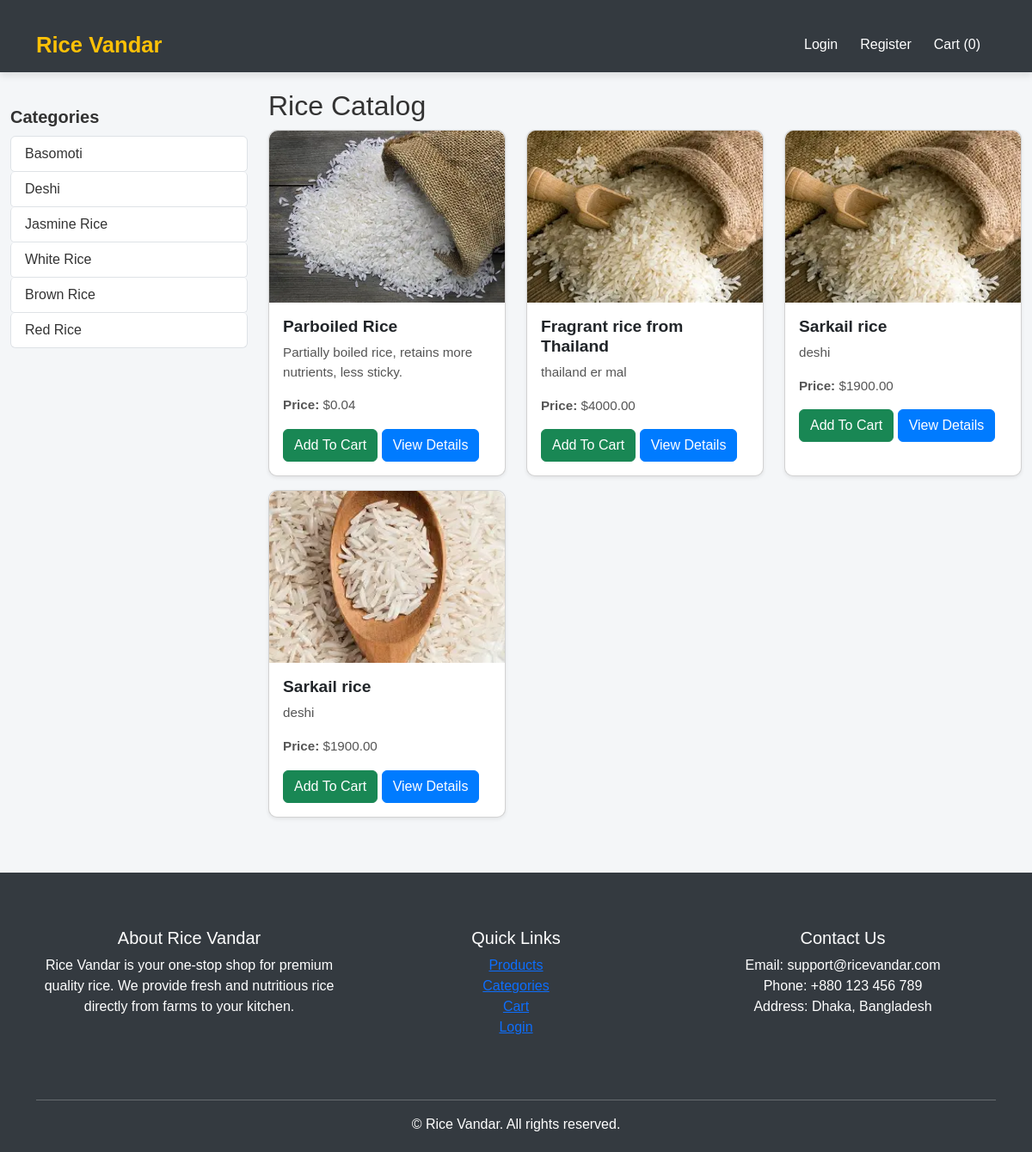
The page / on the database its author committed.
### catalogue/models.py (models this page shows, shortened)
class RiceCategory(models.Model):
    name = models.CharField(max_length=100, unique=True)
    description = models.TextField(blank=True, null=True)
    class Meta:
        verbose_name_plural = "Rice Categories"

class Product(models.Model):
    name = models.CharField(max_length=200)
    category = models.ForeignKey(RiceCategory, on_delete=models.CASCADE, related_name="products", null=True, blank=True)
    description = models.TextField(blank=True)
    price = models.DecimalField(max_digits=10, decimal_places=2)
    stock = models.PositiveIntegerField(default=0)
    image = models.ImageField(upload_to='products/', blank=True, null=True)
    created_at = models.DateTimeField(auto_now_add=True)
    updated_at = models.DateTimeField(auto_now=True)

### catalogue/views.py (the view)
# urls.py: path('', views.product_list, name='product_list'),
def product_list(request):
    products = Product.objects.all().order_by('-created_at')
    categories = RiceCategory.objects.all()
    return render(request, 'catalogue/product_list.html', {'products': products, 'categories': categories})

### cart/context_processors.py (called while the page is built)
def cart_item_count(request):
    if request.user.is_authenticated:
        try:
            cart = Cart.objects.get(user=request.user)
            count = cart.items.count()
        except Cart.DoesNotExist:
            count = 0
    else:
        count = 0  # guest user জন্য 0 দেখানো হবে
    return {'cart_count': count}

### templates/catalogue/product_list.html (shortened to what this page needs)
{% extends "base.html" %}
{% block content %}
<h2>Rice Catalog</h2>
<div class="row">
    {% for product in products %}
    <div class="col-md-4 mb-3">
        <div class="card h-100 shadow-sm">
            {% if product.image %}
            <img src="{{ product.image.url }}" class="card-img-top" alt="{{ product.name }}">
            {% endif %}
            <div class="card-body">
                <h5 class="card-title">{{ product.name }}</h5>
                <p class="card-text">{{ product.description|truncatechars:100 }}</p>
                <p class="card-text"><strong>Price:</strong> ${{ product.price }}</p>
             <a href="{% url 'cart:add_to_cart' product.id %}" class="btn btn-success">Add To Cart</a>
                <a href="{% url 'catalogue:product_detail' product.pk %}" class="btn btn-primary">View Details</a>
            </div>
        </div>
    </div>
    {% empty %}
    <p>No products available.</p>
    {% endfor %}
</div>
{% endblock %}

### templates/base.html (shortened to what this page needs)
{% load static %}
<!DOCTYPE html>
<html lang="en">
<head>
<link rel="stylesheet" href="{% static 'css/styles.css' %}?v={{ time }}">
<link href="https://cdn.jsdelivr.net/npm/bootstrap@5.3.0/dist/css/bootstrap.min.css" rel="stylesheet">
</head>
<body>
<nav class="navbar navbar-expand-lg navbar-dark">
  <div class="container">
    <a class="navbar-brand" href="{% url 'catalogue:product_list' %}">Rice Vandar</a>
    <div>
      <ul class="navbar-nav">
        {% if user.is_authenticated %}
        <li class="nav-item"><a class="nav-link" href="{% url 'accounts:profile' %}">Hi, {{ user.username }}</a></li>
        <li class="nav-item"><a class="nav-link" href="{% url 'accounts:logout' %}">Logout</a></li>
        {% else %}
        <li class="nav-item"><a class="nav-link" href="{% url 'accounts:login' %}">Login</a></li>
        <li class="nav-item"><a class="nav-link" href="{% url 'accounts:register' %}">Register</a></li>
        {% endif %}
        <li class="nav-item">
            <a class="nav-link" href="{% url 'cart:cart_detail' %}">
                Cart ({{ cart_item_count|default:"0" }})
            </a>
        </li>
      </ul>
    </div>
  </div>
</nav>
<div class="container-fluid main-container">
  <div class="row">
    <div class="col-lg-3 sidebar">
        <h5>Categories</h5>
        <ul class="list-group">
            {% for cat in categories %}
            <li class="list-group-item">
                <a href="{% url 'catalogue:category_products' cat.id %}">{{ cat.name }}</a>
            </li>
            {% empty %}
            <li class="list-group-item">No categories available</li>
            {% endfor %}
        </ul>
    </div>
    <div class="col-lg-9">
        {% block content %}{% endblock %}
    </div>
  </div>
</div>
<div>
  {% include 'catalogue/footer.html' %}
</div>
</body>
</html>

### static/css/styles.css (style rules this page uses)
body { font-family: 'Segoe UI', Tahoma, Geneva, Verdana, sans-serif; background-color: #f8f9fa; margin: 0; padding: 0; }
.navbar { padding: 0.8rem 1rem; }
.navbar-brand { font-weight: bold; font-size: 1.5rem; }
.nav-link { margin-right: 1rem; transition: color 0.3s ease; }
.list-group-item a { text-decoration: none; color: #212529; display: block; transition: background-color 0.3s ease; }
.card { border: none; border-radius: 10px; transition: transform 0.3s ease, box-shadow 0.3s ease; }
.card-img-top { border-top-left-radius: 10px; border-top-right-radius: 10px; object-fit: cover; height: 200px; }
.btn-primary { background-color: #007bff; border: none; transition: background-color 0.3s ease; }
.container { margin-top: 20px; }

### templates/base.html (style rules this page uses)
body { font-family: 'Arial', sans-serif; background-color: #f4f6f8; margin: 0; padding: 0; color: #333; }
.navbar { box-shadow: 0 4px 8px rgba(0,0,0,0.1); padding: 0.5rem 1rem; position: sticky; top: 0; z-index: 1000; background-color: #343a40 !important; }
.navbar-brand { font-weight: bold; font-size: 1.6rem; color: #ffc107 !important; }
.nav-link { font-size: 1rem; margin-right: 10px; color: #fff !important; transition: color 0.3s; }
.sidebar { margin-top: 20px; position: sticky; top: 80px; }
.sidebar h5 { font-weight: bold; margin-bottom: 10px; }
.list-group-item { transition: all 0.3s ease; cursor: pointer; border-radius: 5px; }
.list-group-item a { text-decoration: none; color: #333; display: block; }
.main-container { margin-top: 20px; }
.card { border-radius: 10px; transition: transform 0.3s, box-shadow 0.3s; }
.card-img-top { height: 200px; object-fit: cover; border-top-left-radius: 10px; border-top-right-radius: 10px; }
.card-title { font-weight: bold; font-size: 1.2rem; }
.card-text { font-size: 0.95rem; color: #555; }
.btn-primary { background-color: #007bff; border-color: #007bff; transition: all 0.3s ease; }

### rows shown on the page
RiceCategory: name "Basomoti"
RiceCategory: name "Deshi"
RiceCategory: name "Jasmine Rice"
RiceCategory: name "White Rice"
RiceCategory: name "Brown Rice"
RiceCategory: name "Red Rice"
Product: image (picture), name "Parboiled Rice", description "Partially boiled rice, retains more nutrients, less sticky.", price "0.04"
Product: image (picture), name "Fragrant rice from Thailand", description "thailand er mal", price "4000.00"
Product: image (picture), name "Sarkail rice", description "deshi", price "1900.00"
Product: image (picture), name "Sarkail rice", description "deshi", price "1900.00"

### other values the page prints
{{ cart_item_count|default:"0" }} "0"
